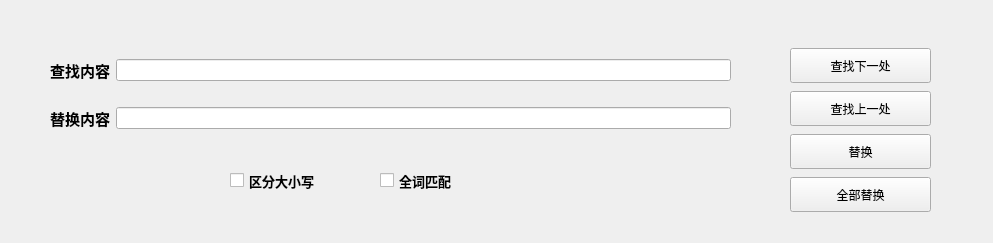
<?xml version="1.0" encoding="UTF-8"?>
<ui version="4.0">
 <class>Myfindui</class>
 <widget class="QWidget" name="Myfindui">
  <property name="geometry">
   <rect>
    <x>0</x>
    <y>0</y>
    <width>993</width>
    <height>243</height>
   </rect>
  </property>
  <property name="windowTitle">
   <string>查找与替换</string>
  </property>
  <property name="windowIcon">
   <iconset resource="images.qrc">
    <normaloff>:/images/images/code_lg.png</normaloff>:/images/images/code_lg.png</iconset>
  </property>
  <widget class="QWidget" name="layoutWidget">
   <property name="geometry">
    <rect>
     <x>50</x>
     <y>40</y>
     <width>681</width>
     <height>111</height>
    </rect>
   </property>
   <layout class="QVBoxLayout" name="verticalLayout">
    <item>
     <layout class="QHBoxLayout" name="horizontalLayout">
      <item>
       <widget class="QLabel" name="label">
        <property name="text">
         <string>&lt;html&gt;&lt;head/&gt;&lt;body&gt;&lt;p align=&quot;center&quot;&gt;&lt;span style=&quot; font-size:11pt; font-weight:600;&quot;&gt;查找内容&lt;/span&gt;&lt;/p&gt;&lt;/body&gt;&lt;/html&gt;</string>
        </property>
       </widget>
      </item>
      <item>
       <widget class="QLineEdit" name="textEdit"/>
      </item>
     </layout>
    </item>
    <item>
     <layout class="QHBoxLayout" name="horizontalLayout_2">
      <item>
       <widget class="QLabel" name="label_2">
        <property name="text">
         <string>&lt;html&gt;&lt;head/&gt;&lt;body&gt;&lt;p align=&quot;center&quot;&gt;&lt;span style=&quot; font-size:11pt; font-weight:600;&quot;&gt;替换内容&lt;/span&gt;&lt;/p&gt;&lt;/body&gt;&lt;/html&gt;</string>
        </property>
       </widget>
      </item>
      <item>
       <widget class="QLineEdit" name="textEdit_2"/>
      </item>
     </layout>
    </item>
   </layout>
  </widget>
  <widget class="QWidget" name="layoutWidget">
   <property name="geometry">
    <rect>
     <x>790</x>
     <y>40</y>
     <width>141</width>
     <height>181</height>
    </rect>
   </property>
   <layout class="QVBoxLayout" name="verticalLayout_2">
    <property name="spacing">
     <number>0</number>
    </property>
    <item>
     <widget class="QPushButton" name="pushButton">
      <property name="minimumSize">
       <size>
        <width>50</width>
        <height>35</height>
       </size>
      </property>
      <property name="text">
       <string>查找下一处</string>
      </property>
     </widget>
    </item>
    <item>
     <widget class="QPushButton" name="pushButton_2">
      <property name="minimumSize">
       <size>
        <width>0</width>
        <height>35</height>
       </size>
      </property>
      <property name="text">
       <string>查找上一处</string>
      </property>
     </widget>
    </item>
    <item>
     <widget class="QPushButton" name="pushButton_4">
      <property name="minimumSize">
       <size>
        <width>0</width>
        <height>35</height>
       </size>
      </property>
      <property name="text">
       <string>替换</string>
      </property>
     </widget>
    </item>
    <item>
     <widget class="QPushButton" name="pushButton_3">
      <property name="minimumSize">
       <size>
        <width>0</width>
        <height>35</height>
       </size>
      </property>
      <property name="text">
       <string>全部替换</string>
      </property>
     </widget>
    </item>
   </layout>
  </widget>
  <widget class="QCheckBox" name="checkBox">
   <property name="geometry">
    <rect>
     <x>230</x>
     <y>160</y>
     <width>121</width>
     <height>41</height>
    </rect>
   </property>
   <property name="font">
    <font>
     <pointsize>10</pointsize>
     <weight>75</weight>
     <bold>true</bold>
    </font>
   </property>
   <property name="text">
    <string>区分大小写</string>
   </property>
  </widget>
  <widget class="QCheckBox" name="checkBox_2">
   <property name="geometry">
    <rect>
     <x>380</x>
     <y>160</y>
     <width>121</width>
     <height>41</height>
    </rect>
   </property>
   <property name="font">
    <font>
     <pointsize>10</pointsize>
     <weight>75</weight>
     <bold>true</bold>
    </font>
   </property>
   <property name="text">
    <string>全词匹配</string>
   </property>
  </widget>
 </widget>
 <resources>
  <include location="images.qrc"/>
 </resources>
 <connections/>
</ui>
